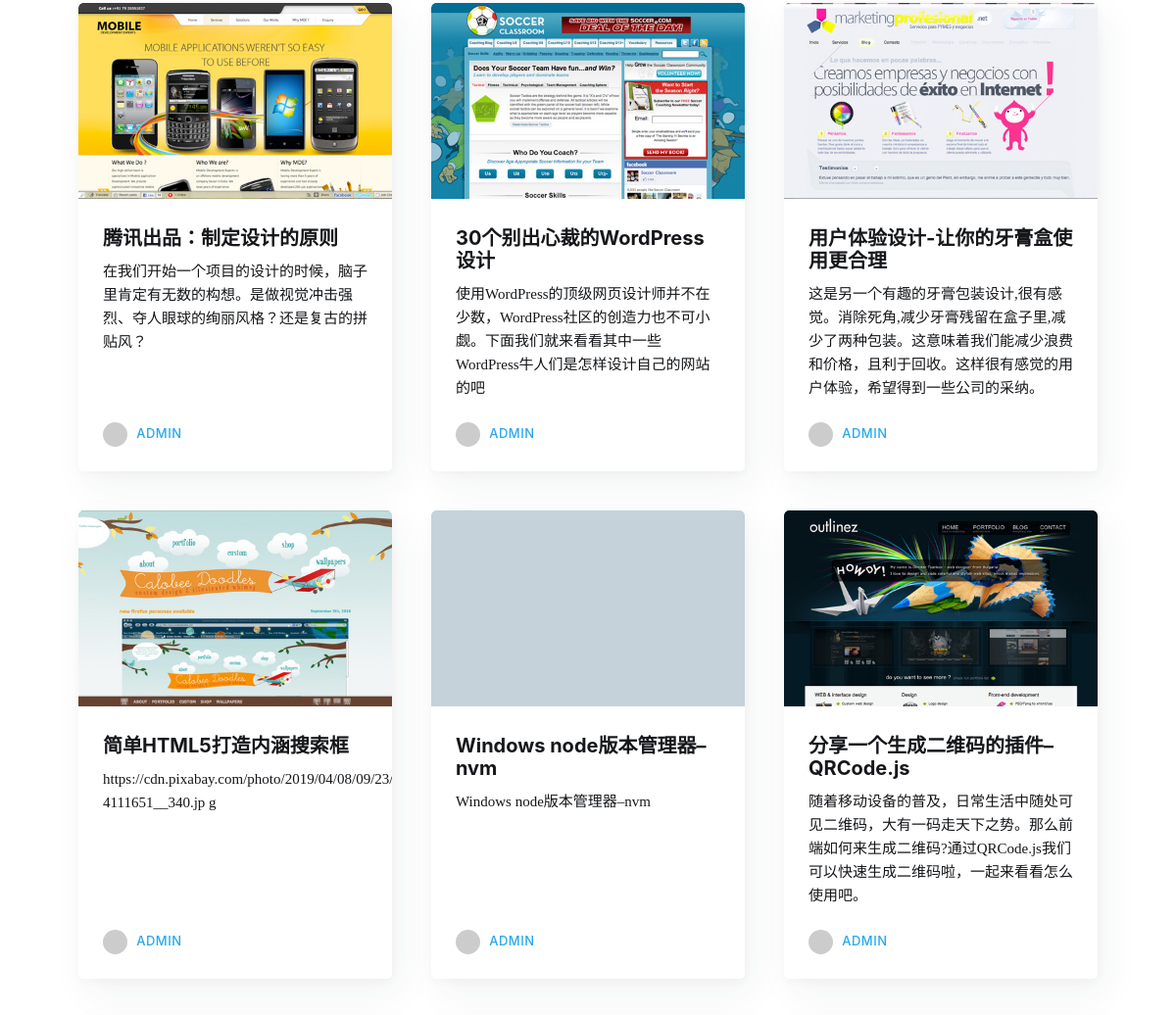
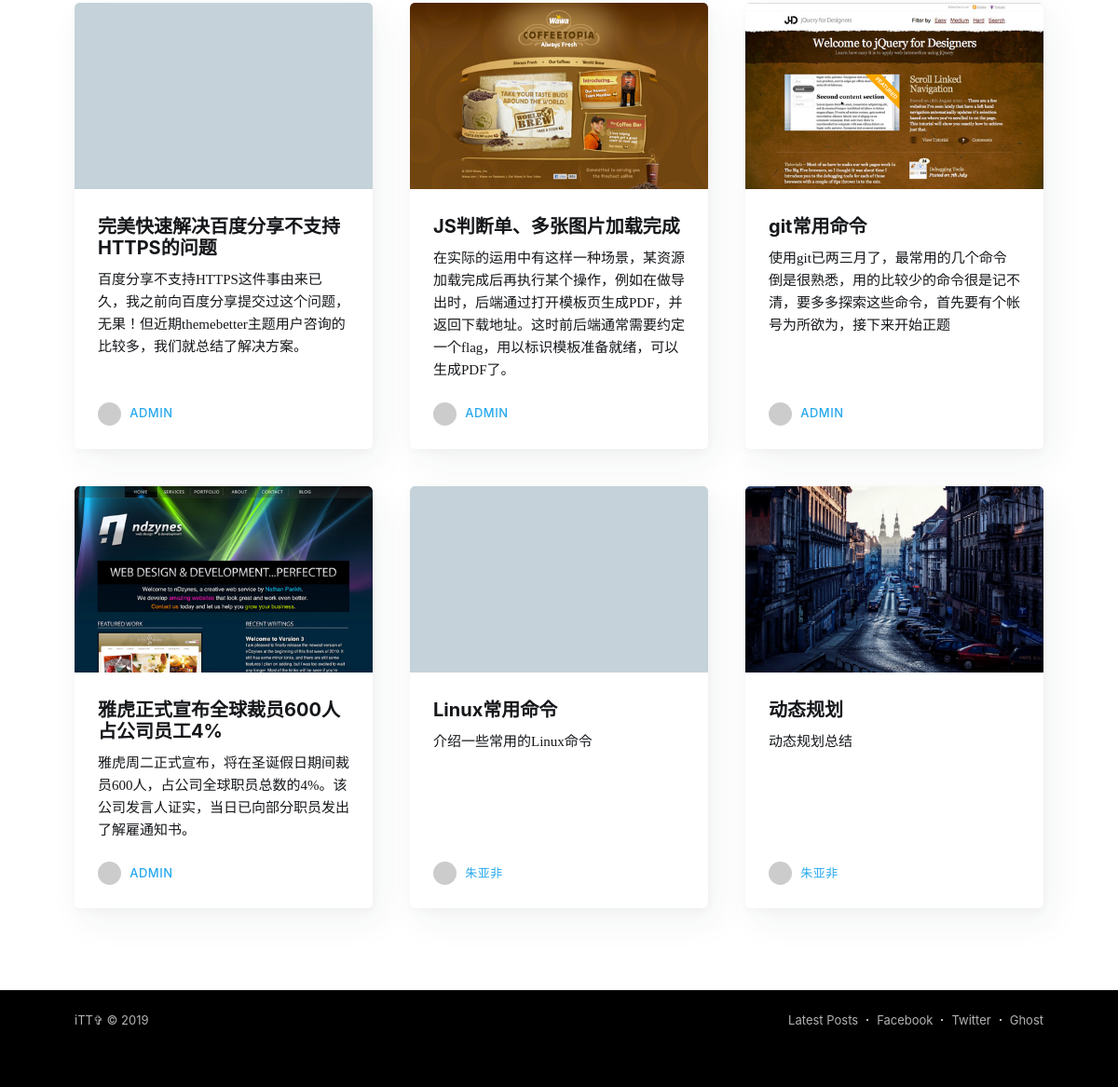
The app's page /author.html (lower part), older data (2 pictures, top to bottom).
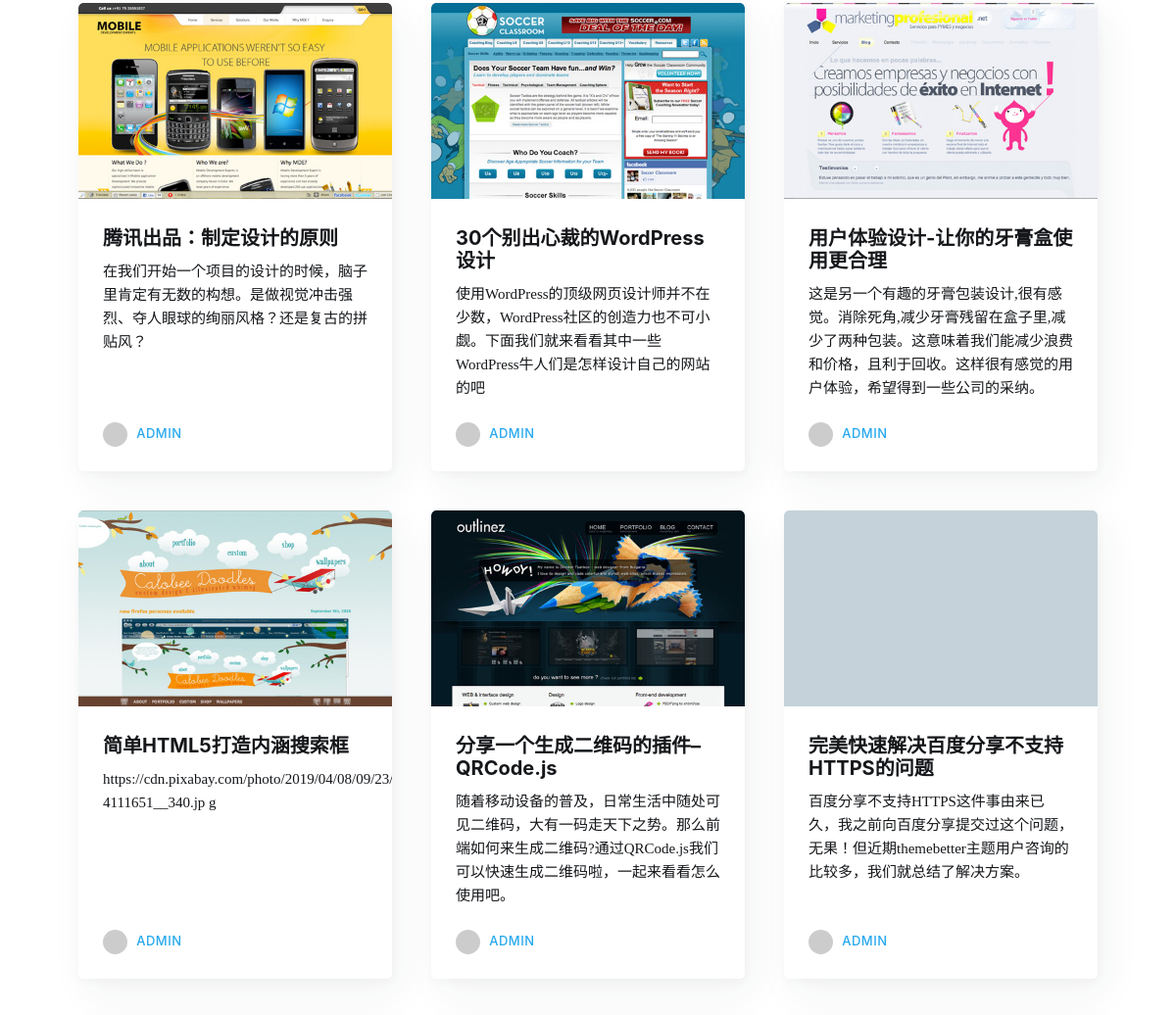
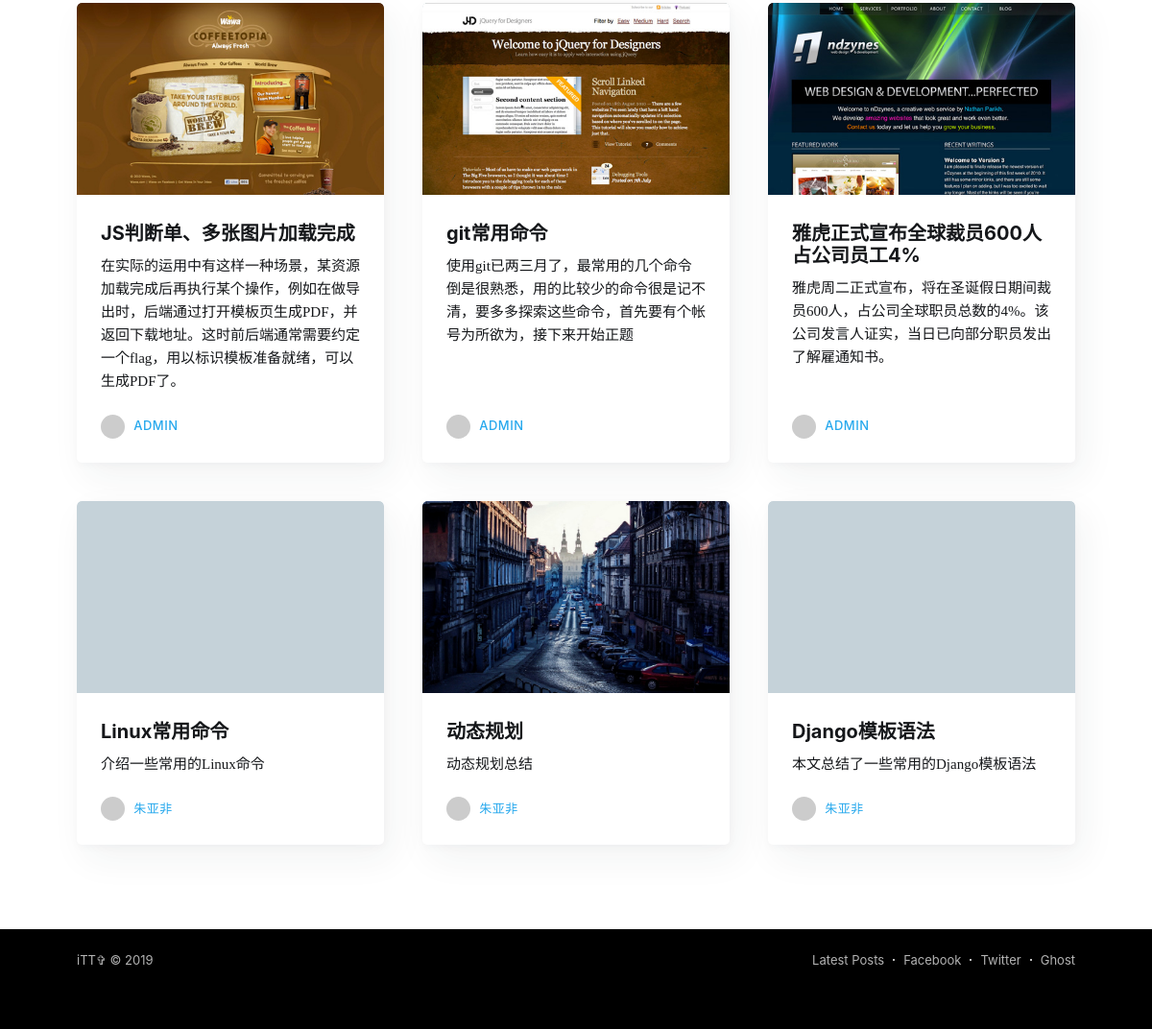
The same page, newer data (2 pictures, top to bottom).
### blog/models.py (models this page shows, shortened)
class Article(models.Model):
    title = models.CharField('标题', max_length=70)
    excerpt = models.TextField('摘要', max_length=200, blank=True)
    category = models.ForeignKey(Category, on_delete=models.DO_NOTHING, verbose_name='分类', blank=True, null=True)
    tags = models.ManyToManyField(Tag, verbose_name='标签', blank=True)
    img = models.TextField('文章图片', max_length=100, blank=True, null=True)
    body = models.TextField()
    user = models.ForeignKey(User, on_delete=models.CASCADE, verbose_name='作者')
    """
    文章作者，这里User是从django.contrib.auth.models导入的。
    这里我们通过ForeignKey 把文章和 User 关联了起来
    """
    views = models.PositiveIntegerField('阅读量', default=0)
    tui = models.ForeignKey(Tui, on_delete=models.DO_NOTHING, verbose_name='推荐位', blank=True, null=True)
    created_time = models.DateTimeField('发布时间', auto_now_add=True)
    modified_time = models.DateTimeField('修改时间', auto_now=True)
    class Meta:
        verbose_name = '文章'
        verbose_name_plural = verbose_name

### blog/views.py (the view)
# urls.py: path('author.html', views.author, name='author'), # 联系我们页
def author(request):
    list = Article.objects.all() # .order_by('created_time').reverse()
    return render(request, 'author.html', locals())

### blog/views.py (called while the page is built)
def global_variable(request):
    rightTui = Article.objects.filter(tui__id=2)[:6]
    alltags = Tag.objects.all()
    allcategory = Category.objects.all()
    return locals()

### templates/author.html (shortened to what this page needs)
{% extends "base.html" %}
{% block head %}
{% include "header.html" %}
{% endblock %}
{% block heart %}
<div class="post-feed">
{% for a in list %}
    <article class="post-card post tag-git">
    <a class="post-card-image-link" href="{% url 'index' %}show-{{ a.id }}.html">
        {% if a.img|truncatechars:5 == "https" %}
            <div class="post-card-image" style="background-image: url({{ a.img }})"></div>
        {% else %}
            <div class="post-card-image" style="background-image: url({% url 'index' %}media/{{ a.img }})"></div>
        {% endif %}
    </a>
    <div class="post-card-content">
    <a class="post-card-content-link" href="{% url 'index' %}show-{{ a.id }}.html">
    <header class="post-card-header">
    <h2 class="post-card-title">{{ a.title }}</h2>
    </header>
    <section class="post-card-excerpt">
    <p>{{ a.excerpt }}</p>
    </section>
    </a>
    <footer class="post-card-meta">
    <img class="author-profile-image" src="https://s.gravatar.com/avatar/67112412c6d334572806ef4b2b6fc0c0?s=80" alt="朱亚非" />
    <span class="post-card-author"><a href="{% url 'index' %}author.html">{{ a.user }}</a></span>
    </footer>
    </div>
    </article>
{% endfor %}
</div>
{% endblock %}

Row changes from the older to the newer data that the page shows:
removed Article: title "Windows node版本管理器–nvm", excerpt "Windows node版本管理器–nvm", user "ADMIN"
added Article: title "Django模板语法", excerpt "本文总结了一些常用的Django模板语法", user "朱亚非"
